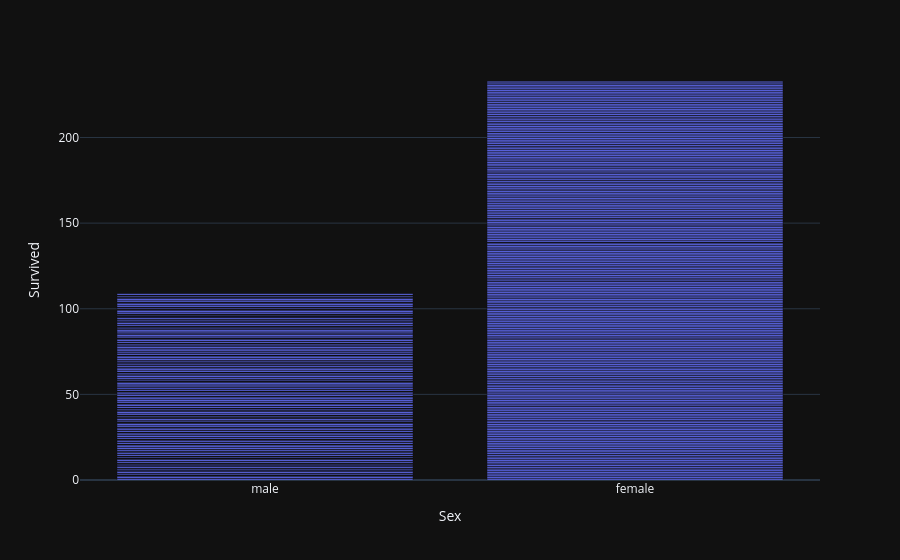

Notebook source saved alongside this figure:
### Code cell
px.bar(df , x='Sex' , y= 'Survived', template='plotly_dark')

### Figure 1 — Plotly figure (JSON) as saved in the notebook; plotly's stock layout.template omitted (floating-point values rounded to 4 significant figures; data arrays with more than 128 entries replaced by an {"elided": "..."} marker saying what was removed)
{"data": [{"hovertemplate": "Sex=%{x}<br>Survived=%{y}<extra></extra>", "legendgroup": "", "marker": {"color": "#636efa", "pattern": {"shape": ""}}, "name": "", "orientation": "v", "showlegend": false, "textposition": "auto", "type": "bar", "x": {"elided": "891 str values"}, "xaxis": "x", "y": {"elided": "891 int values"}, "yaxis": "y"}], "layout": {"barmode": "relative", "legend": {"tracegroupgap": 0}, "margin": {"t": 60}, "xaxis": {"anchor": "y", "domain": [0, 1], "title": {"text": "Sex"}}, "yaxis": {"anchor": "x", "domain": [0, 1], "title": {"text": "Survived"}}}}
